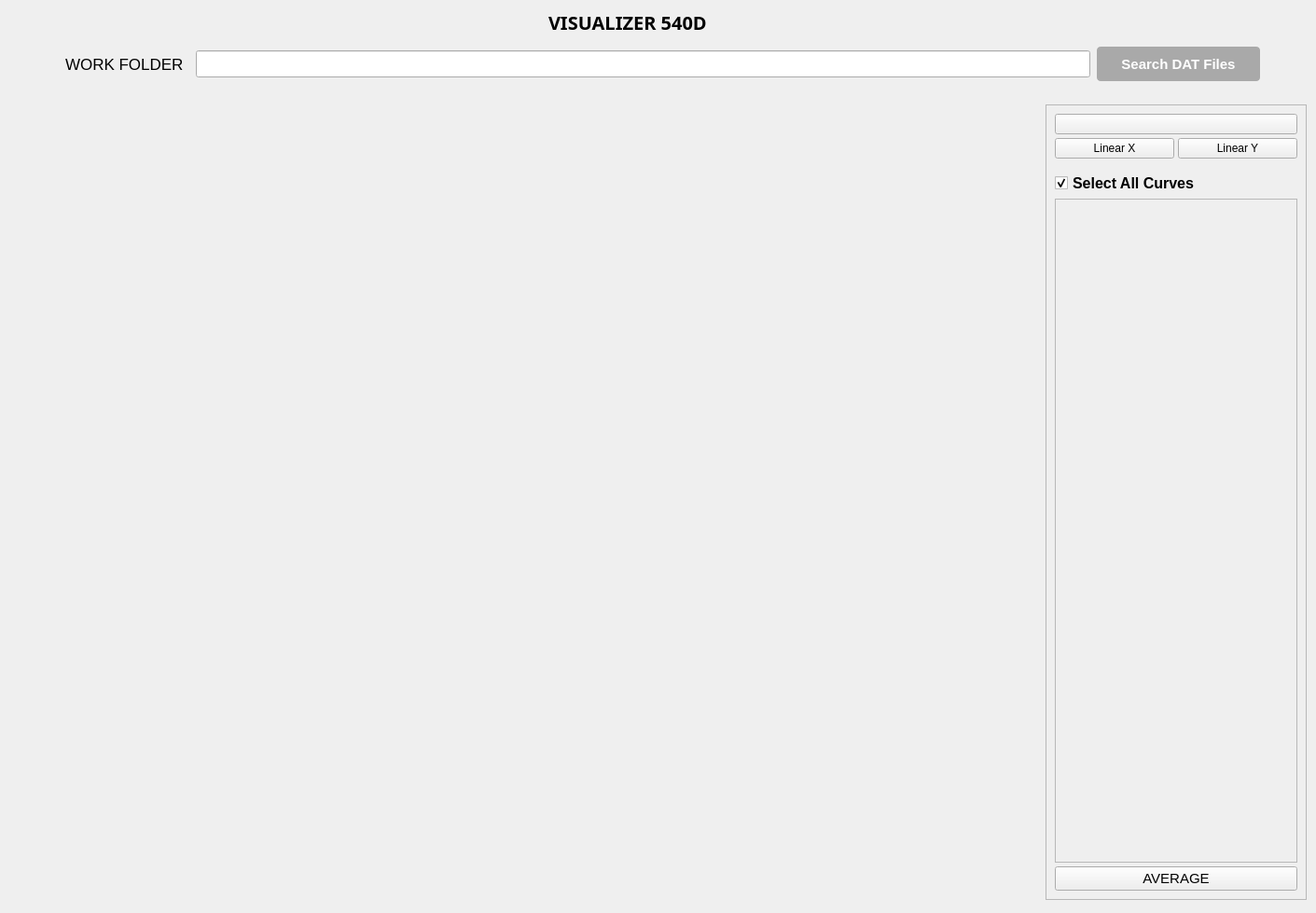
<?xml version="1.0" encoding="UTF-8"?>
<ui version="4.0">
 <class>Form</class>
 <widget class="QWidget" name="Form">
  <property name="geometry">
   <rect>
    <x>0</x>
    <y>0</y>
    <width>1411</width>
    <height>979</height>
   </rect>
  </property>
  <property name="windowTitle">
   <string>Form</string>
  </property>
  <widget class="QLabel" name="label_2">
   <property name="geometry">
    <rect>
     <x>588</x>
     <y>13</y>
     <width>211</width>
     <height>21</height>
    </rect>
   </property>
   <property name="font">
    <font>
     <family>Font Awesome 5 Brands</family>
     <pointsize>15</pointsize>
     <weight>75</weight>
     <bold>true</bold>
    </font>
   </property>
   <property name="text">
    <string>VISUALIZER 540D</string>
   </property>
  </widget>
  <widget class="QPushButton" name="DAT_path_button">
   <property name="geometry">
    <rect>
     <x>1176</x>
     <y>50</y>
     <width>175</width>
     <height>37</height>
    </rect>
   </property>
   <property name="font">
    <font>
     <pointsize>11</pointsize>
     <weight>75</weight>
     <bold>true</bold>
    </font>
   </property>
   <property name="styleSheet">
    <string notr="true">QPushButton {
    background-color: #A9A9A9;
    color: white;
    border: none;
    border-radius: 4px;
    padding: 6px;
}

QPushButton:hover {
    background-color: #808080;
}

QPushButton:pressed {
    background-color: #696969;
    color: white;
}
</string>
   </property>
   <property name="text">
    <string>Search DAT Files</string>
   </property>
  </widget>
  <widget class="QLabel" name="label">
   <property name="geometry">
    <rect>
     <x>70</x>
     <y>56</y>
     <width>131</width>
     <height>25</height>
    </rect>
   </property>
   <property name="font">
    <font>
     <pointsize>13</pointsize>
     <weight>50</weight>
     <bold>false</bold>
    </font>
   </property>
   <property name="text">
    <string>WORK FOLDER</string>
   </property>
  </widget>
  <widget class="QLineEdit" name="lineEdit_work_folder">
   <property name="geometry">
    <rect>
     <x>210</x>
     <y>54</y>
     <width>959</width>
     <height>29</height>
    </rect>
   </property>
   <property name="font">
    <font>
     <pointsize>10</pointsize>
     <italic>true</italic>
    </font>
   </property>
  </widget>
  <widget class="QFrame" name="frame_5">
   <property name="geometry">
    <rect>
     <x>1121</x>
     <y>112</y>
     <width>280</width>
     <height>853</height>
    </rect>
   </property>
   <property name="sizePolicy">
    <sizepolicy hsizetype="Maximum" vsizetype="Expanding">
     <horstretch>0</horstretch>
     <verstretch>0</verstretch>
    </sizepolicy>
   </property>
   <property name="maximumSize">
    <size>
     <width>280</width>
     <height>16777215</height>
    </size>
   </property>
   <property name="frameShape">
    <enum>QFrame::StyledPanel</enum>
   </property>
   <property name="frameShadow">
    <enum>QFrame::Raised</enum>
   </property>
   <layout class="QVBoxLayout" name="verticalLayout_7">
    <property name="spacing">
     <number>4</number>
    </property>
    <item>
     <layout class="QHBoxLayout" name="horizontalLayout_7">
      <item>
       <widget class="QPushButton" name="del_curves_button">
        <property name="minimumSize">
         <size>
          <width>0</width>
          <height>0</height>
         </size>
        </property>
        <property name="toolTip">
         <string>Delete Unchecked Curves</string>
        </property>
        <property name="text">
         <string/>
        </property>
        <property name="icon">
         <iconset>
          <normaloff>../azimuthor/Utils/delete.svg</normaloff>../azimuthor/Utils/delete.svg</iconset>
        </property>
        <property name="iconSize">
         <size>
          <width>25</width>
          <height>30</height>
         </size>
        </property>
       </widget>
      </item>
     </layout>
    </item>
    <item>
     <layout class="QHBoxLayout" name="layout_buttons">
      <item>
       <widget class="QPushButton" name="xScale_button">
        <property name="sizePolicy">
         <sizepolicy hsizetype="Preferred" vsizetype="Fixed">
          <horstretch>0</horstretch>
          <verstretch>0</verstretch>
         </sizepolicy>
        </property>
        <property name="text">
         <string>Linear X</string>
        </property>
       </widget>
      </item>
      <item>
       <widget class="QPushButton" name="yScale_button">
        <property name="sizePolicy">
         <sizepolicy hsizetype="Preferred" vsizetype="Fixed">
          <horstretch>0</horstretch>
          <verstretch>0</verstretch>
         </sizepolicy>
        </property>
        <property name="text">
         <string>Linear Y</string>
        </property>
       </widget>
      </item>
     </layout>
    </item>
    <item>
     <spacer name="verticalSpacer_9">
      <property name="orientation">
       <enum>Qt::Vertical</enum>
      </property>
      <property name="sizeType">
       <enum>QSizePolicy::Fixed</enum>
      </property>
      <property name="sizeHint" stdset="0">
       <size>
        <width>20</width>
        <height>10</height>
       </size>
      </property>
     </spacer>
    </item>
    <item>
     <widget class="QCheckBox" name="select_plot_checkbox">
      <property name="font">
       <font>
        <pointsize>12</pointsize>
        <weight>75</weight>
        <bold>true</bold>
       </font>
      </property>
      <property name="text">
       <string>Select All Curves</string>
      </property>
      <property name="checkable">
       <bool>true</bool>
      </property>
      <property name="checked">
       <bool>true</bool>
      </property>
     </widget>
    </item>
    <item>
     <widget class="QScrollArea" name="scrollarea">
      <property name="sizeAdjustPolicy">
       <enum>QAbstractScrollArea::AdjustToContentsOnFirstShow</enum>
      </property>
      <property name="widgetResizable">
       <bool>true</bool>
      </property>
      <widget class="QWidget" name="scrollAreaWidgetContents">
       <property name="geometry">
        <rect>
         <x>0</x>
         <y>0</y>
         <width>258</width>
         <height>687</height>
        </rect>
       </property>
      </widget>
     </widget>
    </item>
    <item>
     <widget class="QPushButton" name="avg_button">
      <property name="font">
       <font>
        <pointsize>11</pointsize>
        <weight>50</weight>
        <bold>false</bold>
       </font>
      </property>
      <property name="text">
       <string>AVERAGE</string>
      </property>
     </widget>
    </item>
   </layout>
  </widget>
  <widget class="QWidget" name="layoutWidget">
   <property name="geometry">
    <rect>
     <x>12</x>
     <y>112</y>
     <width>1099</width>
     <height>855</height>
    </rect>
   </property>
   <layout class="QVBoxLayout" name="layout_toolbar"/>
  </widget>
 </widget>
 <resources/>
 <connections/>
</ui>
